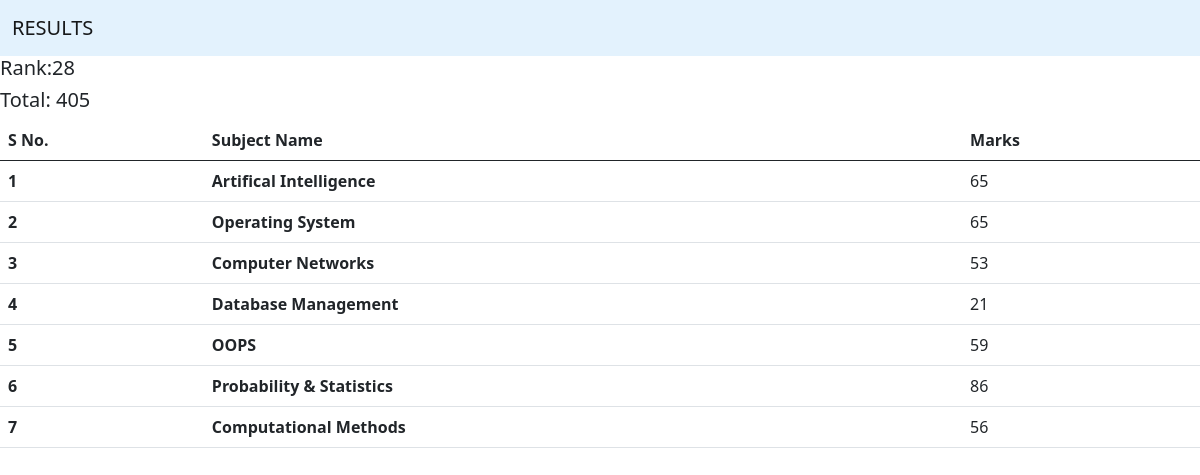
Screenshot of /see_marks/STU-0174/ with the database file from the repository.
### report/models.py (models this page shows, shortened)
class SubjectMarks(models.Model):
    student = models.ForeignKey(Student, related_name="studentmarks", on_delete=models.CASCADE)
    subject = models.ForeignKey(Subject, on_delete=models.CASCADE)
    marks = models.IntegerField()
    class Meta:
        unique_together = ['student', 'subject']

class Subject(models.Model):
    subject_name = models.CharField(max_length=100)

### report/views.py (the view)
# urls.py: path('see_marks/<student_id>/', see_marks , name="see_marks"),
def see_marks(request, student_id):
    queryset = SubjectMarks.objects.filter(student__student_id__student_id=student_id)
    total_marks = queryset.aggregate(total_marks = Sum('marks'))
    current_rank = 1
    ranks = Student.objects.annotate(marks = Sum('studentmarks__marks')).order_by('-marks','-student_age')
    i = 1
    for rank in ranks:
        if student_id == rank.student_id.student_id:
            current_rank = i
            break
        i=i+1
    return render (request,'report/see_marks.html',{'queryset':queryset ,'total_marks':total_marks, 'current_rank':current_rank})

### report/templates/report/see_marks.html
{% extends "base.html" %} {% block start%}
<h5>Rank:{{current_rank}}</h5>
<h5>Total: {{total_marks.total_marks}}</h5>
<table class="table table-stripped table-hover">
  <thead>
    <tr>
      <th scope="col">S No.</th>
      <th scope="col">Subject Name</th>
      <th scope="col">Marks</th>
    </tr>
  </thead>
  <tbody>
    {% for marks in queryset %}
    <tr>
      <th scope="row">{{forloop.counter}}</th>
      <td>
        <b>{{marks.subject.subject_name}}</b>
      </td>
      <td>{{marks.marks}}</td>
    </tr>
    {% endfor %}
  </tbody>
</table>
{% endblock %}

### rows the page displays
SubjectMarks: subject.subject_name "Artifical Intelligence", marks "65"
SubjectMarks: subject.subject_name "Operating System", marks "65"
SubjectMarks: subject.subject_name "Computer Networks", marks "53"
SubjectMarks: subject.subject_name "Database Management", marks "21"
SubjectMarks: subject.subject_name "OOPS", marks "59"
SubjectMarks: subject.subject_name "Probability & Statistics", marks "86"
SubjectMarks: subject.subject_name "Computational Methods", marks "56"

### other values shown
{{ current_rank }} "28"
{{ total_marks.total_marks }} "405"
